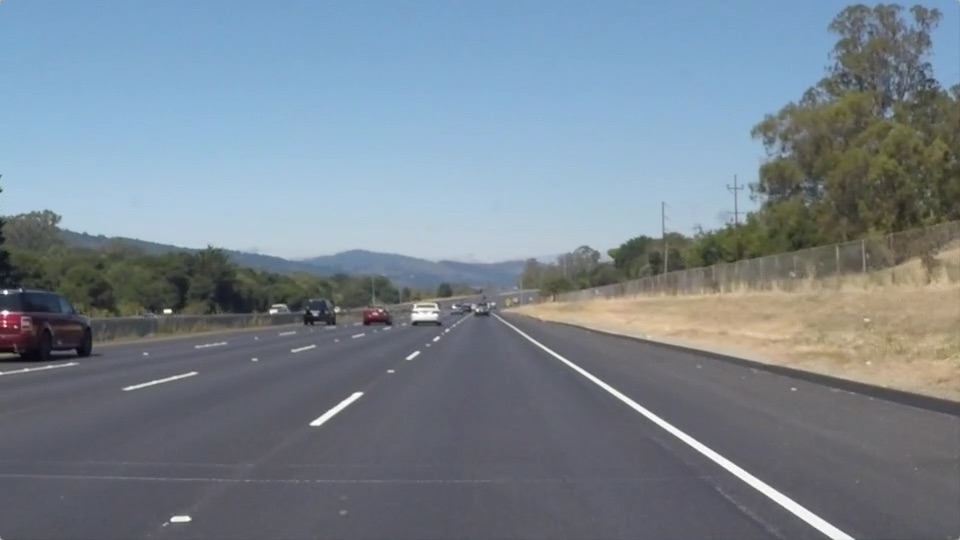
#> input picture submission/test_images/solidWhiteRight.jpg, 960 x 540 px; the run also reads 2 pictures not shown here
$ jupyter execute --allow-errors P1.ipynb   (shell and % lines are left out)
#> lines starting #> are read from the running program, lines starting #| are printed output that depends on the picture; after the words box and inside, x2 and y2 are one past the last pixel; in counts of white or black regions, pixels touching at a corner belong together
# Self-Driving Car Engineer Nanodegree

## Project: **Finding Lane Lines on the Road**
***
In this project, you will use the tools you learned about in the lesson to identify lane lines on the road.  You can develop your pipeline on a series of individual images, and later apply the result to a video stream (really just a series of images). Check out the video clip "raw-lines-example.mp4" (also contained in this repository) to see what the output should look like after using the helper functions below.

Once you have a result that looks roughly like "raw-lines-example.mp4", you'll need to get creative and try to average and/or extrapolate the line segments you've detected to map out the full extent of the lane lines.  You can see an example of the result you're going for in the video "P1_example.mp4".  Ultimately, you would like to draw just one line for the left side of the lane, and one for the right.

In addition to implementing code, there is a brief writeup to complete. The writeup should be completed in a separate file, which can be either a markdown file or a pdf document. There is a [write up template](https://github.com/udacity/CarND-LaneLines-P1/blob/master/writeup_template.md) that can be used to guide the writing process. Completing both the code in the Ipython notebook and the writeup template will cover all of the [rubric points](https://review.udacity.com/#!/rubrics/322/view) for this project.

---
Let's have a look at our first image called 'test_images/solidWhiteRight.jpg'.  Run the 2 cells below (hit Shift-Enter or the "play" button above) to display the image.

**Note: If, at any point, you encounter frozen display windows or other confounding issues, you can always start again with a clean slate by going to the "Kernel" menu above and selecting "Restart & Clear Output".**

---

**The tools you have are color selection, region of interest selection, grayscaling, Gaussian smoothing, Canny Edge Detection and Hough Tranform line detection.  You  are also free to explore and try other techniques that were not presented in the lesson.  Your goal is piece together a pipeline to detect the line segments in the image, then average/extrapolate them and draw them onto the image for display (as below).  Once you have a working pipeline, try it out on the video stream below.**

---

<figure>

 <figcaption>
 <p></p>
 <p style="text-align: center;"> Your output should look something like this (above) after detecting line segments using the helper functions below </p>
 </figcaption>
</figure>
 <p></p>
<figure>

 <figcaption>
 <p></p>
 <p style="text-align: center;"> Your goal is to connect/average/extrapolate line segments to get output like this</p>
 </figcaption>
</figure>

**Run the cell below to import some packages.  If you get an `import error` for a package you've already installed, try changing your kernel (select the Kernel menu above --> Change Kernel).  Still have problems?  Try relaunching Jupyter Notebook from the terminal prompt.  Also, consult the forums for more troubleshooting tips.**

## Import Packages

[cell 1]
#importing some useful packages
import matplotlib.pyplot as plt
import matplotlib.image as mpimg
import numpy as np
import cv2

# import imageio
# imageio.plugins.ffmpeg.download()

## Read in an Image

[cell 2]
#reading in an image
image = mpimg.imread('test_images/solidWhiteRight.jpg')
#> image is the input picture: shape (540, 960, 3); mean R, G, B 120.3, 132.6, 143.7

#printing out some stats and plotting
print('This image is:', type(image), 'with dimensions:', image.shape)
#| This image is: <class 'numpy.ndarray'> with dimensions: (540, 960, 3)
plt.imshow(image)  # if you wanted to show a single color channel image called 'gray', for example, call as plt.imshow(gray, cmap='gray')

## Ideas for Lane Detection Pipeline

**Some OpenCV functions (beyond those introduced in the lesson) that might be useful for this project are:**

`cv2.inRange()` for color selection
`cv2.fillPoly()` for regions selection
`cv2.line()` to draw lines on an image given endpoints
`cv2.addWeighted()` to coadd / overlay two images
`cv2.cvtColor()` to grayscale or change color
`cv2.imwrite()` to output images to file
`cv2.bitwise_and()` to apply a mask to an image

**Check out the OpenCV documentation to learn about these and discover even more awesome functionality!**

## Helper Functions

Below are some helper functions to help get you started. They should look familiar from the lesson!

[cell 3]
import math

# IA Added colour mask function
def colormask(img):

    red_threshold = 180
    green_threshold = 180
    blue_threshold = 100
    ######

    rgb_threshold = [red_threshold, green_threshold, blue_threshold]

    # Do a boolean or with the "|" character to identify
    # pixels below the thresholds
    thresholds = (img[:,:,0] < rgb_threshold[0]) \
            | (img[:,:,1] < rgb_threshold[1]) \
            | (img[:,:,2] < rgb_threshold[2])
    img[thresholds] = [0,0,0]

    # Display the image
    #plt.imshow(image_copy)

    return img
    # Or use BGR2GRAY if you read an image with cv2.imread()
    # return cv2.cvtColor(img, cv2.COLOR_BGR2GRAY)

def grayscale(img):
    """Applies the Grayscale transform
    This will return an image with only one color channel
    but NOTE: to see the returned image as grayscale
    (assuming your grayscaled image is called 'gray')
    you should call plt.imshow(gray, cmap='gray')"""

    return cv2.cvtColor(img, cv2.COLOR_RGB2GRAY)
    # Or use BGR2GRAY if you read an image with cv2.imread()
    # return cv2.cvtColor(img, cv2.COLOR_BGR2GRAY)

def canny(img, low_threshold, high_threshold):
    """Applies the Canny transform"""
    return cv2.Canny(img, low_threshold, high_threshold)

def gaussian_blur(img, kernel_size):
    """Applies a Gaussian Noise kernel"""

    return cv2.GaussianBlur(img, (kernel_size, kernel_size), 0)

def region_of_interest(img, vertices):
    """
    Applies an image mask.

    Only keeps the region of the image defined by the polygon
    formed from `vertices`. The rest of the image is set to black.
    """
    #defining a blank mask to start with
    mask = np.zeros_like(img)

    #defining a 3 channel or 1 channel color to fill the mask with depending on the input image
    if len(img.shape) > 2:
        channel_count = img.shape[2]  # i.e. 3 or 4 depending on your image
        ignore_mask_color = (255,) * channel_count
    else:
        ignore_mask_color = 255

    #filling pixels inside the polygon defined by "vertices" with the fill color
    cv2.fillPoly(mask, vertices, ignore_mask_color)

    #returning the image only where mask pixels are nonzero
    masked_image = cv2.bitwise_and(img, mask)
    return masked_image


# [37 lines left out: functions draw_lines, hough_lines, not called in this run]

# Python 3 has support for cool math symbols.

def weighted_img(img, initial_img, α=0.8, β=1., λ=0.):
    """
    `img` is the output of the hough_lines(), An image with lines drawn on it.
    Should be a blank image (all black) with lines drawn on it.

    `initial_img` should be the image before any processing.

    The result image is computed as follows:

    initial_img * α + img * β + λ
    NOTE: initial_img and img must be the same shape!
    """
    return cv2.addWeighted(initial_img, α, img, β, λ)

# Further helper functions added by IA

# Create a rolling average for the line here

left_lane_min_x_roll_av = []
left_lane_max_x_roll_av = []

right_lane_min_x_roll_av = []
right_lane_max_x_roll_av = []

# Remember to reset the rolling average between videos!
def reset_rolling_average():
    global left_lane_min_x_roll_av
    global left_lane_max_x_roll_av
    global right_lane_min_x_roll_av
    global right_lane_max_x_roll_av

    left_lane_min_x_roll_av = []
    left_lane_max_x_roll_av = []

    right_lane_min_x_roll_av = []
    right_lane_max_x_roll_av = []

# The objective of this function is to remove noisy slopes/intercepts
# This should be refined in the future as the current implementation
# does not feel optimal
def remove_outliers(data_to_clean):
    mean = np.mean(data_to_clean)
    std = np.std(data_to_clean, axis=0)
    #print(mean, std)
    cleanData = [];
    for val in data_to_clean:
        if ((val-mean)*(val-mean) <= (std)*(std)):
            # keep it
            cleanData.append(val)

    return cleanData

# Since we are drawing the lane lines based on a slope + intercept we can
# remember these values and use an averaging function to smooth the outputs
# and fill in for mometary failures in line detection
# This could have been written to use a matrix as opposed to four vectors
# arguably this should be cleaned up
def calculate_rolling_average(l_min_x, l_max_x, r_min_x, r_max_x):
    global left_lane_min_x_roll_av
    global left_lane_max_x_roll_av
    global right_lane_min_x_roll_av
    global right_lane_max_x_roll_av

    left_lane_min_x_roll_av.append(l_min_x)
    left_lane_max_x_roll_av.append(l_max_x)
    right_lane_min_x_roll_av.append(r_min_x)
    right_lane_max_x_roll_av.append(r_max_x)

    if (len(left_lane_min_x_roll_av) > 60):
        left_lane_min_x_roll_av.pop(0)
        left_lane_max_x_roll_av.pop(0)
        right_lane_min_x_roll_av.pop(0)
        right_lane_max_x_roll_av.pop(0)

## Test Images

Build your pipeline to work on the images in the directory "test_images"
**You should make sure your pipeline works well on these images before you try the videos.**

[cell 4]
import os
os.listdir("test_images/")

## Build a Lane Finding Pipeline

Build the pipeline and run your solution on all test_images. Make copies into the `test_images_output` directory, and you can use the images in your writeup report.

Try tuning the various parameters, especially the low and high Canny thresholds as well as the Hough lines parameters.

[cell 5]
# TODO: Build your pipeline that will draw lane lines on the test_images
# then save them to the test_images directory.
def process_single_image(image_file_path, output_file_path):

#> called with image_file_path = 'test_images/solidWhiteRight.jpg', output_file_path = 'test_images/solidWhiteRight-Lined.jpg'
    image = mpimg.imread(image_file_path)

    reset_rolling_average()

    # Although we won't be using a rolling average for single images we still need to reference the
    # variables as part of the pipeline
    global left_lane_min_x_roll_av
    global left_lane_max_x_roll_av
    global right_lane_min_x_roll_av
    global right_lane_max_x_roll_av

    # Pull out the x and y sizes and make a copy of the image
    ysize = image.shape[0]
    xsize = image.shape[1]
    image_copy = np.copy(image)

    # Calculate a region remove dynamically
    left_bottom = [1, ysize]
    right_bottom = [xsize, ysize]
    apex_left = [int(xsize*0.45), int(ysize*0.6)]   # 330 of 540 is 61% so 3/5 seems reasonable, 425 of 960 is 44.3%
    apex_right = [int(xsize*0.55), int(ysize*0.6)]    # 525 of 960 is 54.7%

    vertices = [np.array([left_bottom,apex_left,apex_right,right_bottom])]

    # Colour mask
    image_copy = colormask(image_copy)
#> in colormask, `thresholds = (img[:,:,0] < rgb_threshold[0]) \ | (img[:,:,1] < rgb_thr..`:
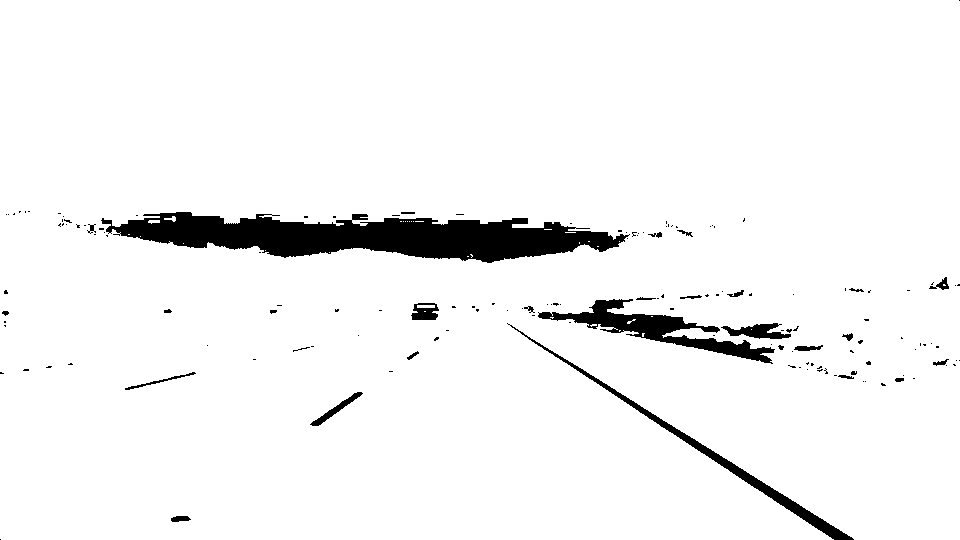
#> thresholds: shape (540, 960) bool; 95.3% white; 151 black regions (121 under 20 px), largest, box (x1, y1, x2, y2) and area: (101, 212, 630, 263) 15090, (538, 299, 775, 364) 3799, (507, 323, 854, 540) 2571
#> in colormask, `img[thresholds] = [0,0,0]`:
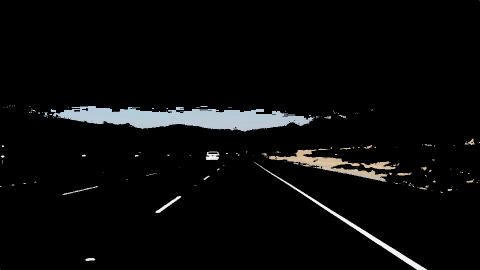
#> img: shape (540, 960, 3) (shown at 1/2 size); mean R, G, B 9.2, 9.5, 9.6

    # Pre process so it is suitable for canny edge detection
    grey_image = grayscale(image_copy)

    kernel_size = 5
    gaussian_image = gaussian_blur(grey_image, kernel_size)
#> in gaussian_blur, `return cv2.GaussianBlur(img, (kernel_size, kernel_size), 0)`:
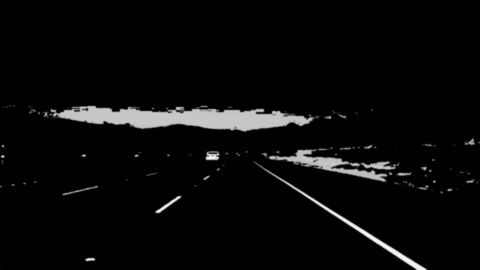
#> returned value: shape (540, 960) (shown at 1/2 size); min 0, max 251, mean 9.4

    # Apply the canny edge detection
    low_threshold = 150   #  50  #150    # 50
    high_threshold = 200 # 150   #200   # 150
    canny_image = canny(gaussian_image, low_threshold, high_threshold)
#> in canny, `return cv2.Canny(img, low_threshold, high_threshold)`:
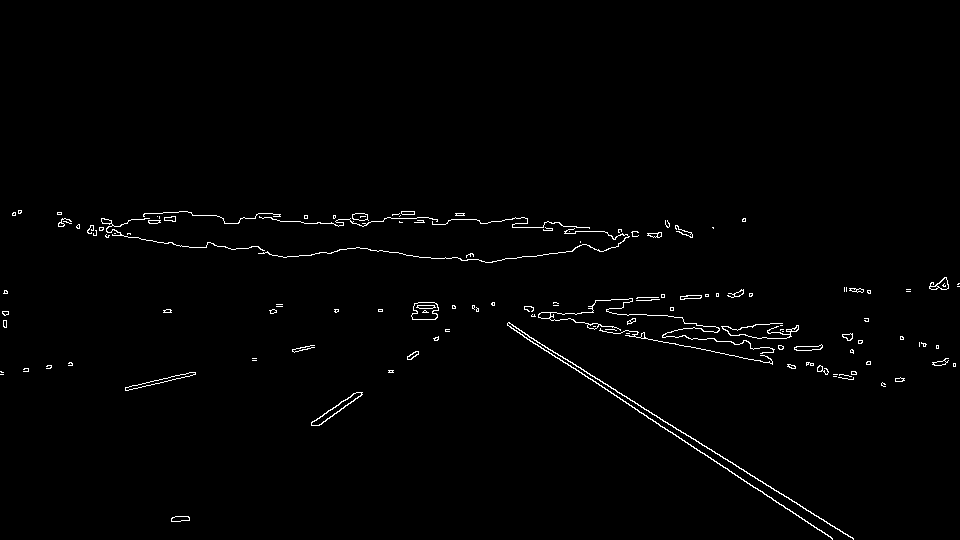
#> returned value: shape (540, 960); 1.1% white in thin lines or dots, all inside (x1, y1, x2, y2) = (0, 210, 960, 540)

    # Just look at the target region
    masked_image = region_of_interest(canny_image, vertices)
#> (the rest of the program and of its run is left out)
